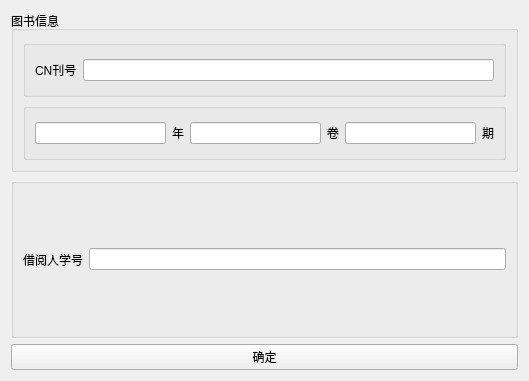
<?xml version="1.0" encoding="UTF-8"?>
<ui version="4.0">
 <class>return</class>
 <widget class="QWidget" name="return">
  <property name="geometry">
   <rect>
    <x>0</x>
    <y>0</y>
    <width>529</width>
    <height>381</height>
   </rect>
  </property>
  <property name="windowTitle">
   <string>return</string>
  </property>
  <layout class="QVBoxLayout" name="verticalLayout_2">
   <item>
    <widget class="QGroupBox" name="groupBox">
     <property name="title">
      <string>图书信息</string>
     </property>
     <layout class="QVBoxLayout" name="verticalLayout">
      <item>
       <widget class="QGroupBox" name="groupBox_2">
        <property name="title">
         <string/>
        </property>
        <layout class="QHBoxLayout" name="horizontalLayout">
         <item>
          <widget class="QLabel" name="label">
           <property name="text">
            <string>CN刊号</string>
           </property>
          </widget>
         </item>
         <item>
          <widget class="QLineEdit" name="lineEdit"/>
         </item>
        </layout>
       </widget>
      </item>
      <item>
       <widget class="QGroupBox" name="groupBox_3">
        <property name="title">
         <string/>
        </property>
        <layout class="QHBoxLayout" name="horizontalLayout_2">
         <item>
          <widget class="QLineEdit" name="lineEdit_2"/>
         </item>
         <item>
          <widget class="QLabel" name="label_2">
           <property name="text">
            <string>年</string>
           </property>
          </widget>
         </item>
         <item>
          <widget class="QLineEdit" name="lineEdit_3"/>
         </item>
         <item>
          <widget class="QLabel" name="label_3">
           <property name="text">
            <string>卷</string>
           </property>
          </widget>
         </item>
         <item>
          <widget class="QLineEdit" name="lineEdit_4"/>
         </item>
         <item>
          <widget class="QLabel" name="label_4">
           <property name="text">
            <string>期</string>
           </property>
          </widget>
         </item>
        </layout>
       </widget>
      </item>
     </layout>
    </widget>
   </item>
   <item>
    <widget class="QGroupBox" name="groupBox_4">
     <property name="title">
      <string/>
     </property>
     <layout class="QHBoxLayout" name="horizontalLayout_3">
      <item>
       <widget class="QLabel" name="label_5">
        <property name="text">
         <string>借阅人学号</string>
        </property>
       </widget>
      </item>
      <item>
       <widget class="QLineEdit" name="lineEdit_5"/>
      </item>
     </layout>
    </widget>
   </item>
   <item>
    <widget class="QPushButton" name="pushButton">
     <property name="text">
      <string>确定</string>
     </property>
    </widget>
   </item>
  </layout>
 </widget>
 <resources/>
 <connections/>
</ui>
